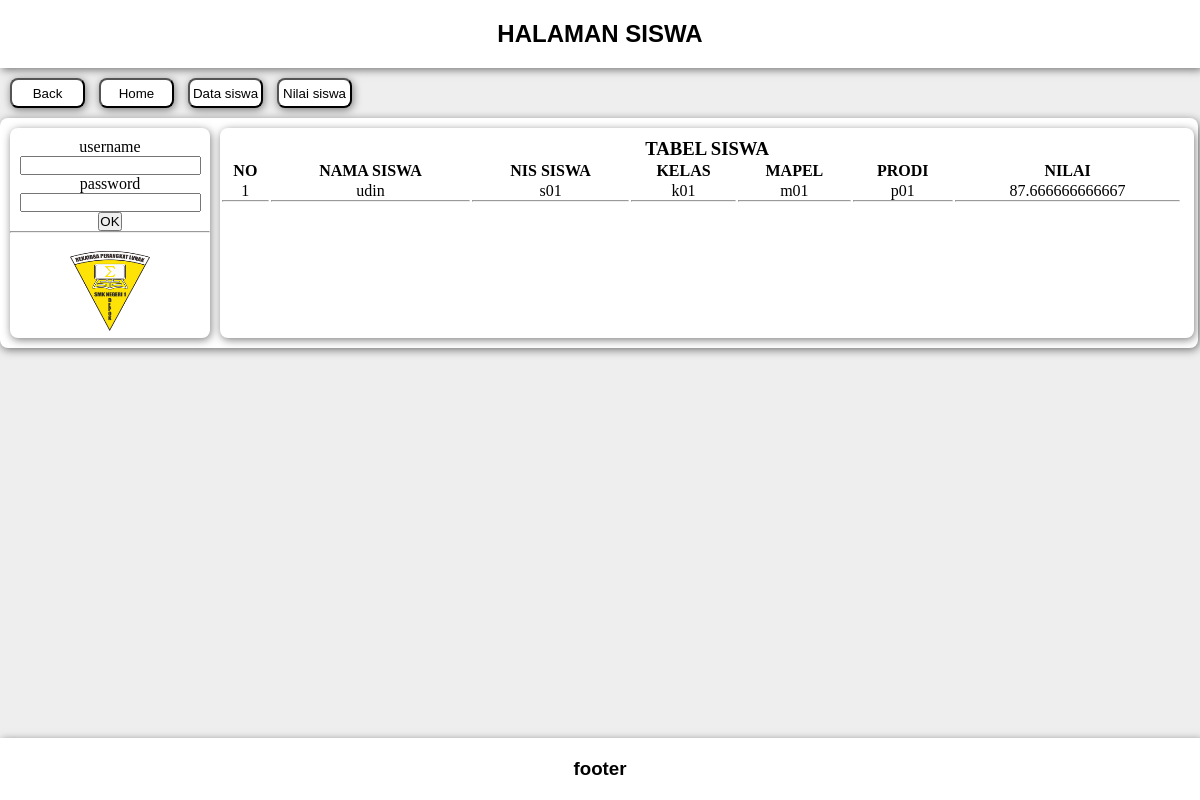
The page /aplikasi/siswa/nilai_siswa.php (signed in) on the database its author committed.
### tables this page shows
CREATE TABLE `tb_nilai` (
  `id_nilai` varchar(10) NOT NULL,
  `kode_guru` varchar(10) NOT NULL,
  `id_mapel` varchar(10) NOT NULL,
  `id_kelas` varchar(10) NOT NULL,
  `id_prodi` varchar(10) NOT NULL,
  `nis_siswa` varchar(30) NOT NULL,
  `uh` double NOT NULL,
  `uts` double NOT NULL,
  `uas` double NOT NULL,
  `na` double NOT NULL
);

CREATE TABLE `tb_siswa` (
  `nis_siswa` varchar(30) NOT NULL,
  `nama_siswa` varchar(30) NOT NULL,
  `jk_siswa` varchar(10) NOT NULL,
  `alamat_siswa` varchar(50) NOT NULL
);

### aplikasi/siswa/nilai_siswa.php (the view, shortened to what this page needs)
<?php
 include "koneksi.php";
?>
<!DOCTYPE html>
<html>
<head>
	<link rel="stylesheet" type="text/css" href="style2.css">
</head>
<body>
<nav>
	<h1>HALAMAN SISWA</h1>
</nav>
<a href="../index.php"><input type="button" value="Back" class="cardnav"></a>
<a href="home.php"><input type="button" value="Home" class="cardnav"></a>
<a href="data_siswa.php"><input type="button" value="Data siswa" class="cardnav"></a>
<a href="nilai_siswa.php"><input type="button" value="Nilai siswa" class="cardnav"></a>
<div class="formcard">
	<div class="formcard2">
	<form action="cek_login.php" method="POST">
			<label>username</label><br>
			<input type="text" name="username"><br>
			<label>password</label><br>
			<input type="password" name="password"><br>
			<input type="submit" value="OK">
			<br>
			<hr>
			<br>
			<img src="../img/RPL.jpg" width="80px" height="80px">
	</form>
	</div>
	<div class="formcard3">
		<h3>TABEL SISWA</h3>
	<table class="tabel">
	<tr>
        <th>NO</th>
        <th>NAMA SISWA</th>
        <th>NIS SISWA</th>
		<th>KELAS</th>
		<th>MAPEL</th>
		<th>PRODI</th>
		<th>NILAI</th>
    </tr>
<?php
$nis = $_SESSION['nis'];
$no=1;
$sql="SELECT * FROM tb_siswa,tb_kelas,tb_mapel,tb_prodi,tb_nilai WHERE tb_siswa.nis_siswa=tb_nilai.nis_siswa AND tb_kelas.id_kelas=tb_nilai.id_kelas AND tb_mapel.id_mapel=tb_nilai.id_mapel AND tb_prodi.id_prodi=tb_nilai.id_prodi AND tb_siswa.nis_siswa='$nis'";
$query=mysqli_query($db_link,$sql);
while ($data=mysqli_fetch_array($query))
{
?>
	<tr align="center">
        <td><?php echo $no ;?><hr></td>
		<td><?php echo "$data[nama_siswa]" ;?><hr></td>
		<td><?php echo "$data[nis_siswa]" ;?><hr></td>
		<td><?php echo "$data[id_kelas]" ;?><hr></td>
		<td><?php echo "$data[id_mapel]" ;?><hr></td>
		<td><?php echo "$data[id_prodi]" ;?><hr></td>
		<td><?php echo "$data[na]" ;?><hr></td>
		<?php $no++;
	}
	?>
	</tr>
	</table>
</div>
</div>
</body>
<footer><h3>footer</h3></footer>
</html>

### aplikasi/siswa/style2.css (style rules this page uses)
* { margin: 0px; padding: 0px; }
nav { padding-top: 20px; padding-bottom: 20px; text-align: center; font-family: sans-serif; box-shadow: 2px 2px 8px rgba(0, 0, 0, 0.5); background-color: white; }
body { background-color: #eee; }
footer { padding-top: 20px; padding-bottom: 20px; text-align: center; font-family: sans-serif; box-shadow: 2px 2px 8px rgba(0, 0, 0, 0.5); background-color: white; width: 100%; bottom: 0; position: absolute; }
.tabel { width: 99%; text-align: center; }
.cardnav { border-radius: 8px; box-shadow: 1px 2px 8px rgba(0, 0, 0, 0.5); width: 75px; height: 30px; text-align: center; background-color: white; margin: 10px 0px 10px 10px; }
.formcard { border-radius: 8px; box-shadow: 1px 2px 8px rgba(0, 0, 0, 0.5); height: 50%; width: 99%; display: flex; text-align: center; padding-top: 10px; padding-bottom: 10px; padding-left: 10px; background-color: white; }
.formcard2 { border-radius: 8px; box-shadow: 1px 2px 8px rgba(0, 0, 0, 0.5); width: 200px; height: 200px; padding-top: 10px; }
.formcard3 { border-radius: 8px; box-shadow: 1px 2px 8px rgba(0, 0, 0, 0.5); width: 82%; height: 200px; padding-top: 10px; margin-left: 10px; }

### rows shown on the page
tb_nilai: nis_siswa.nama_siswa "udin", nis_siswa "s01", id_kelas "k01", id_mapel "m01", id_prodi "p01", na "87.666666666667"
